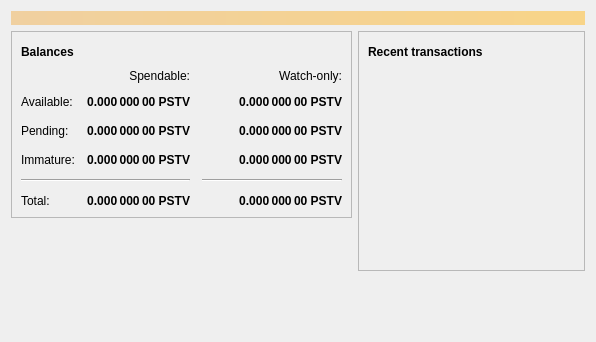
<?xml version="1.0" encoding="UTF-8"?>
<ui version="4.0">
 <class>OverviewPage</class>
 <widget class="QWidget" name="OverviewPage">
  <property name="geometry">
   <rect>
    <x>0</x>
    <y>0</y>
    <width>596</width>
    <height>342</height>
   </rect>
  </property>
  <property name="windowTitle">
   <string>Form</string>
  </property>
  <layout class="QVBoxLayout" name="topLayout">
   <item>
    <widget class="QLabel" name="labelAlerts">
     <property name="visible">
      <bool>false</bool>
     </property>
     <property name="styleSheet">
      <string notr="true">QLabel { background-color: qlineargradient(x1: 0, y1: 0, x2: 1, y2: 0, stop:0 #F0D0A0, stop:1 #F8D488); color:#000000; }</string>
     </property>
     <property name="wordWrap">
      <bool>true</bool>
     </property>
     <property name="margin">
      <number>3</number>
     </property>
     <property name="textInteractionFlags">
      <set>Qt::TextSelectableByMouse</set>
     </property>
    </widget>
   </item>
   <item>
    <layout class="QHBoxLayout" name="horizontalLayout" stretch="1,1">
     <item>
      <layout class="QVBoxLayout" name="verticalLayout_2">
       <item>
        <widget class="QFrame" name="frame">
         <property name="frameShape">
          <enum>QFrame::StyledPanel</enum>
         </property>
         <property name="frameShadow">
          <enum>QFrame::Raised</enum>
         </property>
         <layout class="QVBoxLayout" name="verticalLayout_4">
          <item>
           <layout class="QHBoxLayout" name="horizontalLayout_4">
            <item>
             <widget class="QLabel" name="label_5">
              <property name="font">
               <font>
                <weight>75</weight>
                <bold>true</bold>
               </font>
              </property>
              <property name="text">
               <string>Balances</string>
              </property>
             </widget>
            </item>
            <item>
             <widget class="QPushButton" name="labelWalletStatus">
              <property name="enabled">
               <bool>true</bool>
              </property>
              <property name="maximumSize">
               <size>
                <width>30</width>
                <height>16777215</height>
               </size>
              </property>
              <property name="toolTip">
               <string>The displayed information may be out of date. Your wallet automatically synchronizes with the Positive network after a connection is established, but this process has not completed yet.</string>
              </property>
              <property name="text">
               <string/>
              </property>
              <property name="icon">
               <iconset resource="../bitcoin.qrc">
                <normaloff>:/icons/warning</normaloff>
                <disabledoff>:/icons/warning</disabledoff>:/icons/warning</iconset>
              </property>
              <property name="iconSize">
               <size>
                <width>24</width>
                <height>24</height>
               </size>
              </property>
              <property name="flat">
               <bool>true</bool>
              </property>
             </widget>
            </item>
            <item>
             <spacer name="horizontalSpacer_3">
              <property name="orientation">
               <enum>Qt::Horizontal</enum>
              </property>
              <property name="sizeHint" stdset="0">
               <size>
                <width>40</width>
                <height>20</height>
               </size>
              </property>
             </spacer>
            </item>
           </layout>
          </item>
          <item>
           <layout class="QGridLayout" name="gridLayout">
            <property name="spacing">
             <number>12</number>
            </property>
            <item row="2" column="2">
             <widget class="QLabel" name="labelWatchPending">
              <property name="font">
               <font>
                <weight>75</weight>
                <bold>true</bold>
               </font>
              </property>
              <property name="cursor">
               <cursorShape>IBeamCursor</cursorShape>
              </property>
              <property name="toolTip">
               <string>Unconfirmed transactions to watch-only addresses</string>
              </property>
              <property name="text">
               <string notr="true">0.000 000 00 PSTV</string>
              </property>
              <property name="alignment">
               <set>Qt::AlignRight|Qt::AlignTrailing|Qt::AlignVCenter</set>
              </property>
              <property name="textInteractionFlags">
               <set>Qt::LinksAccessibleByMouse|Qt::TextSelectableByKeyboard|Qt::TextSelectableByMouse</set>
              </property>
             </widget>
            </item>
            <item row="2" column="1">
             <widget class="QLabel" name="labelUnconfirmed">
              <property name="font">
               <font>
                <weight>75</weight>
                <bold>true</bold>
               </font>
              </property>
              <property name="cursor">
               <cursorShape>IBeamCursor</cursorShape>
              </property>
              <property name="toolTip">
               <string>Total of transactions that have yet to be confirmed, and do not yet count toward the spendable balance</string>
              </property>
              <property name="text">
               <string notr="true">0.000 000 00 PSTV</string>
              </property>
              <property name="alignment">
               <set>Qt::AlignRight|Qt::AlignTrailing|Qt::AlignVCenter</set>
              </property>
              <property name="textInteractionFlags">
               <set>Qt::LinksAccessibleByMouse|Qt::TextSelectableByKeyboard|Qt::TextSelectableByMouse</set>
              </property>
             </widget>
            </item>
            <item row="3" column="2">
             <widget class="QLabel" name="labelWatchImmature">
              <property name="font">
               <font>
                <weight>75</weight>
                <bold>true</bold>
               </font>
              </property>
              <property name="cursor">
               <cursorShape>IBeamCursor</cursorShape>
              </property>
              <property name="toolTip">
               <string>Mined balance in watch-only addresses that has not yet matured</string>
              </property>
              <property name="text">
               <string notr="true">0.000 000 00 PSTV</string>
              </property>
              <property name="alignment">
               <set>Qt::AlignRight|Qt::AlignTrailing|Qt::AlignVCenter</set>
              </property>
              <property name="textInteractionFlags">
               <set>Qt::LinksAccessibleByMouse|Qt::TextSelectableByKeyboard|Qt::TextSelectableByMouse</set>
              </property>
             </widget>
            </item>
            <item row="4" column="0" colspan="2">
             <widget class="Line" name="line">
              <property name="orientation">
               <enum>Qt::Horizontal</enum>
              </property>
             </widget>
            </item>
            <item row="4" column="2">
             <widget class="Line" name="lineWatchBalance">
              <property name="sizePolicy">
               <sizepolicy hsizetype="Preferred" vsizetype="Fixed">
                <horstretch>0</horstretch>
                <verstretch>0</verstretch>
               </sizepolicy>
              </property>
              <property name="minimumSize">
               <size>
                <width>140</width>
                <height>0</height>
               </size>
              </property>
              <property name="orientation">
               <enum>Qt::Horizontal</enum>
              </property>
             </widget>
            </item>
            <item row="5" column="0">
             <widget class="QLabel" name="labelTotalText">
              <property name="text">
               <string>Total:</string>
              </property>
             </widget>
            </item>
            <item row="3" column="1">
             <widget class="QLabel" name="labelImmature">
              <property name="font">
               <font>
                <weight>75</weight>
                <bold>true</bold>
               </font>
              </property>
              <property name="cursor">
               <cursorShape>IBeamCursor</cursorShape>
              </property>
              <property name="toolTip">
               <string>Mined balance that has not yet matured</string>
              </property>
              <property name="text">
               <string notr="true">0.000 000 00 PSTV</string>
              </property>
              <property name="alignment">
               <set>Qt::AlignRight|Qt::AlignTrailing|Qt::AlignVCenter</set>
              </property>
              <property name="textInteractionFlags">
               <set>Qt::LinksAccessibleByMouse|Qt::TextSelectableByKeyboard|Qt::TextSelectableByMouse</set>
              </property>
             </widget>
            </item>
            <item row="2" column="3">
             <spacer name="horizontalSpacer_2">
              <property name="orientation">
               <enum>Qt::Horizontal</enum>
              </property>
              <property name="sizeHint" stdset="0">
               <size>
                <width>40</width>
                <height>20</height>
               </size>
              </property>
             </spacer>
            </item>
            <item row="3" column="0">
             <widget class="QLabel" name="labelImmatureText">
              <property name="text">
               <string>Immature:</string>
              </property>
             </widget>
            </item>
            <item row="5" column="1">
             <widget class="QLabel" name="labelTotal">
              <property name="font">
               <font>
                <weight>75</weight>
                <bold>true</bold>
               </font>
              </property>
              <property name="cursor">
               <cursorShape>IBeamCursor</cursorShape>
              </property>
              <property name="toolTip">
               <string>Your current total balance</string>
              </property>
              <property name="text">
               <string notr="true">0.000 000 00 PSTV</string>
              </property>
              <property name="alignment">
               <set>Qt::AlignRight|Qt::AlignTrailing|Qt::AlignVCenter</set>
              </property>
              <property name="textInteractionFlags">
               <set>Qt::LinksAccessibleByMouse|Qt::TextSelectableByKeyboard|Qt::TextSelectableByMouse</set>
              </property>
             </widget>
            </item>
            <item row="5" column="2">
             <widget class="QLabel" name="labelWatchTotal">
              <property name="font">
               <font>
                <weight>75</weight>
                <bold>true</bold>
               </font>
              </property>
              <property name="cursor">
               <cursorShape>IBeamCursor</cursorShape>
              </property>
              <property name="toolTip">
               <string>Current total balance in watch-only addresses</string>
              </property>
              <property name="text">
               <string notr="true">0.000 000 00 PSTV</string>
              </property>
              <property name="alignment">
               <set>Qt::AlignRight|Qt::AlignTrailing|Qt::AlignVCenter</set>
              </property>
              <property name="textInteractionFlags">
               <set>Qt::LinksAccessibleByMouse|Qt::TextSelectableByKeyboard|Qt::TextSelectableByMouse</set>
              </property>
             </widget>
            </item>
            <item row="0" column="2">
             <widget class="QLabel" name="labelWatchonly">
              <property name="text">
               <string>Watch-only:</string>
              </property>
              <property name="alignment">
               <set>Qt::AlignRight|Qt::AlignTrailing|Qt::AlignVCenter</set>
              </property>
             </widget>
            </item>
            <item row="1" column="0">
             <widget class="QLabel" name="labelBalanceText">
              <property name="text">
               <string>Available:</string>
              </property>
             </widget>
            </item>
            <item row="1" column="1">
             <widget class="QLabel" name="labelBalance">
              <property name="font">
               <font>
                <weight>75</weight>
                <bold>true</bold>
               </font>
              </property>
              <property name="cursor">
               <cursorShape>IBeamCursor</cursorShape>
              </property>
              <property name="toolTip">
               <string>Your current spendable balance</string>
              </property>
              <property name="text">
               <string notr="true">0.000 000 00 PSTV</string>
              </property>
              <property name="alignment">
               <set>Qt::AlignRight|Qt::AlignTrailing|Qt::AlignVCenter</set>
              </property>
              <property name="textInteractionFlags">
               <set>Qt::LinksAccessibleByMouse|Qt::TextSelectableByKeyboard|Qt::TextSelectableByMouse</set>
              </property>
             </widget>
            </item>
            <item row="1" column="2">
             <widget class="QLabel" name="labelWatchAvailable">
              <property name="font">
               <font>
                <weight>75</weight>
                <bold>true</bold>
               </font>
              </property>
              <property name="cursor">
               <cursorShape>IBeamCursor</cursorShape>
              </property>
              <property name="toolTip">
               <string>Your current balance in watch-only addresses</string>
              </property>
              <property name="text">
               <string notr="true">0.000 000 00 PSTV</string>
              </property>
              <property name="alignment">
               <set>Qt::AlignRight|Qt::AlignTrailing|Qt::AlignVCenter</set>
              </property>
              <property name="textInteractionFlags">
               <set>Qt::LinksAccessibleByMouse|Qt::TextSelectableByKeyboard|Qt::TextSelectableByMouse</set>
              </property>
             </widget>
            </item>
            <item row="2" column="0">
             <widget class="QLabel" name="labelPendingText">
              <property name="text">
               <string>Pending:</string>
              </property>
             </widget>
            </item>
            <item row="0" column="1">
             <widget class="QLabel" name="labelSpendable">
              <property name="text">
               <string>Spendable:</string>
              </property>
              <property name="alignment">
               <set>Qt::AlignRight|Qt::AlignTrailing|Qt::AlignVCenter</set>
              </property>
             </widget>
            </item>
           </layout>
          </item>
         </layout>
        </widget>
       </item>
       <item>
        <spacer name="verticalSpacer">
         <property name="orientation">
          <enum>Qt::Vertical</enum>
         </property>
         <property name="sizeHint" stdset="0">
          <size>
           <width>20</width>
           <height>40</height>
          </size>
         </property>
        </spacer>
       </item>
      </layout>
     </item>
     <item>
      <layout class="QVBoxLayout" name="verticalLayout_3">
       <item>
        <widget class="QFrame" name="frame_2">
         <property name="frameShape">
          <enum>QFrame::StyledPanel</enum>
         </property>
         <property name="frameShadow">
          <enum>QFrame::Raised</enum>
         </property>
         <layout class="QVBoxLayout" name="verticalLayout">
          <item>
           <layout class="QHBoxLayout" name="horizontalLayout_2">
            <item>
             <widget class="QLabel" name="label_4">
              <property name="font">
               <font>
                <weight>75</weight>
                <bold>true</bold>
               </font>
              </property>
              <property name="text">
               <string>Recent transactions</string>
              </property>
             </widget>
            </item>
            <item>
             <widget class="QPushButton" name="labelTransactionsStatus">
              <property name="enabled">
               <bool>true</bool>
              </property>
              <property name="maximumSize">
               <size>
                <width>30</width>
                <height>16777215</height>
               </size>
              </property>
              <property name="toolTip">
               <string>The displayed information may be out of date. Your wallet automatically synchronizes with the Positive network after a connection is established, but this process has not completed yet.</string>
              </property>
              <property name="text">
               <string/>
              </property>
              <property name="icon">
               <iconset resource="../bitcoin.qrc">
                <normaloff>:/icons/warning</normaloff>
                <disabledoff>:/icons/warning</disabledoff>:/icons/warning</iconset>
              </property>
              <property name="iconSize">
               <size>
                <width>24</width>
                <height>24</height>
               </size>
              </property>
              <property name="flat">
               <bool>true</bool>
              </property>
             </widget>
            </item>
            <item>
             <spacer name="horizontalSpacer">
              <property name="orientation">
               <enum>Qt::Horizontal</enum>
              </property>
              <property name="sizeHint" stdset="0">
               <size>
                <width>40</width>
                <height>20</height>
               </size>
              </property>
             </spacer>
            </item>
           </layout>
          </item>
          <item>
           <widget class="QListView" name="listTransactions">
            <property name="styleSheet">
             <string notr="true">QListView { background: transparent; }</string>
            </property>
            <property name="frameShape">
             <enum>QFrame::NoFrame</enum>
            </property>
            <property name="verticalScrollBarPolicy">
             <enum>Qt::ScrollBarAlwaysOff</enum>
            </property>
            <property name="horizontalScrollBarPolicy">
             <enum>Qt::ScrollBarAlwaysOff</enum>
            </property>
            <property name="selectionMode">
             <enum>QAbstractItemView::NoSelection</enum>
            </property>
           </widget>
          </item>
         </layout>
        </widget>
       </item>
       <item>
        <spacer name="verticalSpacer_2">
         <property name="orientation">
          <enum>Qt::Vertical</enum>
         </property>
         <property name="sizeHint" stdset="0">
          <size>
           <width>20</width>
           <height>40</height>
          </size>
         </property>
        </spacer>
       </item>
      </layout>
     </item>
    </layout>
   </item>
  </layout>
 </widget>
 <resources/>
 <connections/>
</ui>
